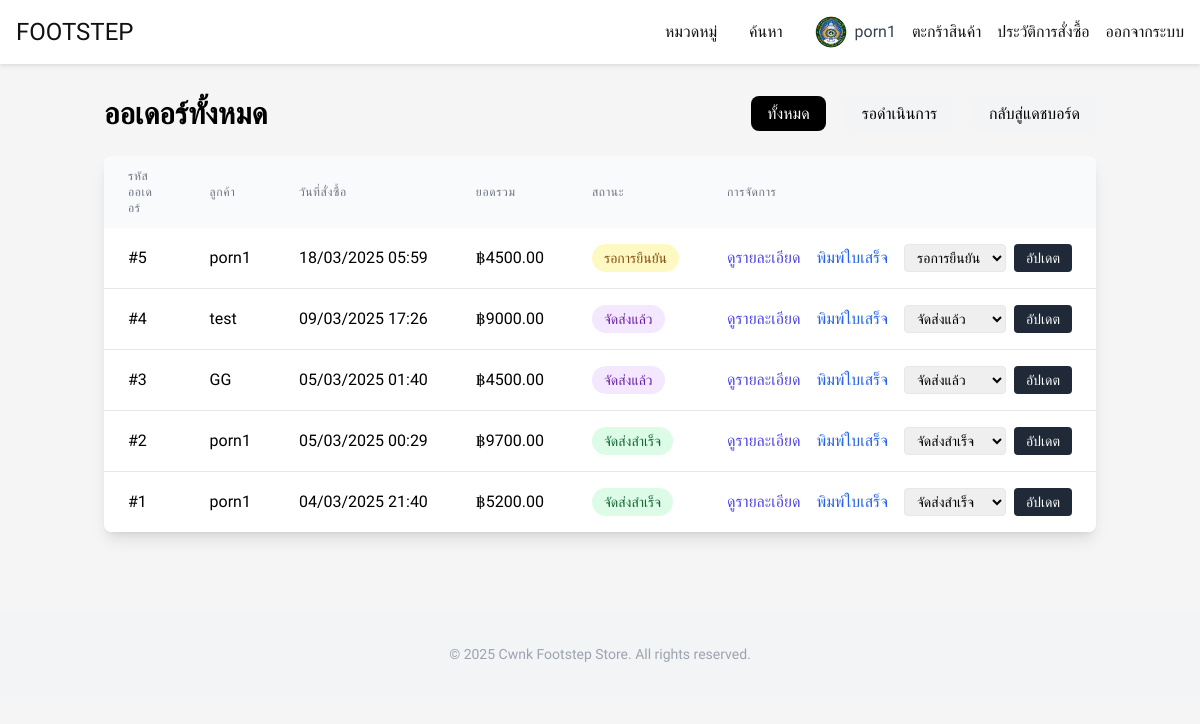
The app's page /admin/orders (signed in) with its own data.
### app.py (models this page shows)
class User(db.Model):
    id = db.Column(db.Integer, primary_key=True)
    username = db.Column(db.String(80), unique=True, nullable=False)
    email = db.Column(db.String(120), unique=True, nullable=False)
    password_hash = db.Column(db.String(128))
    profile_image = db.Column(db.String(200), default='https://cdn-icons-png.flaticon.com/512/1077/1077114.png')
    is_admin = db.Column(db.Boolean, default=False)
    orders = db.relationship('Order', backref='user', lazy=True)
    cart_items = db.relationship('CartItem', backref='user', lazy=True)

class Order(db.Model):
    id = db.Column(db.Integer, primary_key=True)
    user_id = db.Column(db.Integer, db.ForeignKey('user.id'), nullable=False)
    total_price = db.Column(db.Float, nullable=False)
    status = db.Column(db.String(20), default='pending')
    order_date = db.Column(db.DateTime, default=datetime.utcnow)
    shipping_address = db.Column(db.Text, nullable=False)
    payment_method = db.Column(db.String(50), nullable=False)
    order_items = db.relationship('OrderItem', backref='order', lazy=True)

### app.py (the view)
@app.route('/admin/orders')
@admin_required
def admin_orders():
    orders = Order.query.order_by(Order.order_date.desc()).all()
    return render_template('admin_orders.html', orders=orders)

### app.py (called while the page is built)
@app.context_processor
def inject_categories():
    try:
        main_categories = ShoeCategory.query.filter_by(parent_id=None).all()
        subcategories = ShoeCategory.query.filter(ShoeCategory.parent_id != None).all()
    except:
        main_categories = []
        subcategories = []
    return {
        'main_categories': main_categories,
        'subcategories': subcategories
    }

def admin_required(f):
    @wraps(f)
    def decorated_function(*args, **kwargs):
        if 'user_id' not in session:
            flash('กรุณาเข้าสู่ระบบ')
            return redirect(url_for('login'))
        user = User.query.get(session['user_id'])
        if not user or not user.is_admin:
            flash('คุณไม่มีสิทธิ์เข้าถึงหน้านี้')
            return redirect(url_for('index'))
        return f(*args, **kwargs)
    return decorated_function

### templates/admin_orders.html (shortened to what this page needs)
{% extends "base.html" %}
{% block content %}
<div class="container mx-auto px-4 py-8">
    <div class="flex justify-between items-center mb-6">
        <h1 class="text-3xl font-bold">
            {% if pending_only %}
            ออเดอร์ที่รอดำเนินการ
            {% else %}
            ออเดอร์ทั้งหมด
            {% endif %}
        </h1>
        <div class="space-x-4">
            <a href="{{ url_for('admin_orders') }}" class="px-4 py-2 rounded-lg {% if not pending_only %}bg-black text-white{% else %}bg-gray-100 text-black{% endif %}">ทั้งหมด</a>
            <a href="{{ url_for('admin_pending_orders') }}" class="px-4 py-2 rounded-lg {% if pending_only %}bg-black text-white{% else %}bg-gray-100 text-black{% endif %}">รอดำเนินการ</a>
            <a href="{{ url_for('admin_dashboard') }}" class="px-4 py-2 rounded-lg bg-gray-100 text-black">กลับสู่แดชบอร์ด</a>
        </div>
    </div>
    {% if orders %}
    <div class="bg-white rounded-lg shadow-lg overflow-hidden">
        <table class="min-w-full">
            <thead class="bg-gray-50">
                <tr>
                    <th class="px-6 py-3 text-left text-xs font-medium text-gray-500 uppercase tracking-wider">รหัสออเดอร์</th>
                    <th class="px-6 py-3 text-left text-xs font-medium text-gray-500 uppercase tracking-wider">ลูกค้า</th>
                    <th class="px-6 py-3 text-left text-xs font-medium text-gray-500 uppercase tracking-wider">วันที่สั่งซื้อ</th>
                    <th class="px-6 py-3 text-left text-xs font-medium text-gray-500 uppercase tracking-wider">ยอดรวม</th>
                    <th class="px-6 py-3 text-left text-xs font-medium text-gray-500 uppercase tracking-wider">สถานะ</th>
                    <th class="px-6 py-3 text-left text-xs font-medium text-gray-500 uppercase tracking-wider">การจัดการ</th>
                </tr>
            </thead>
            <tbody class="bg-white divide-y divide-gray-200">
                {% for order in orders %}
                <tr>
                    <td class="px-6 py-4 whitespace-nowrap">#{{ order.id }}</td>
                    <td class="px-6 py-4 whitespace-nowrap">{{ order.user.username }}</td>
                    <td class="px-6 py-4 whitespace-nowrap">{{ order.order_date.strftime('%d/%m/%Y %H:%M') }}</td>
                    <td class="px-6 py-4 whitespace-nowrap">฿{{ "%.2f"|format(order.total_price) }}</td>
                    <td class="px-6 py-4 whitespace-nowrap">
                        <span class="inline-block px-3 py-1 rounded-full text-sm
                            {% if order.status == 'pending' %}
                                bg-yellow-100 text-yellow-800
                            {% elif order.status == 'confirmed' %}
                                bg-blue-100 text-blue-800
                            {% elif order.status == 'shipped' %}
                                bg-purple-100 text-purple-800
                            {% elif order.status == 'delivered' %}
                                bg-green-100 text-green-800
                            {% endif %}
                        ">
                            {% if order.status == 'pending' %}
                                รอการยืนยัน
                            {% elif order.status == 'confirmed' %}
                                ยืนยันแล้ว
                            {% elif order.status == 'shipped' %}
                                จัดส่งแล้ว
                            {% elif order.status == 'delivered' %}
                                จัดส่งสำเร็จ
                            {% endif %}
                        </span>
                    </td>
                    <td class="px-6 py-4 whitespace-nowrap">
                        <div class="flex items-center space-x-4">
                            <a href="{{ url_for('order_detail', order_id=order.id) }}" class="text-indigo-600 hover:text-indigo-900">ดูรายละเอียด</a>
                            <a href="{{ url_for('generate_receipt', order_id=order.id) }}" class="text-blue-600 hover:text-blue-900">พิมพ์ใบเสร็จ</a>
                            <form action="{{ url_for('admin_update_order_status', id=order.id) }}" method="POST" class="inline-flex items-center">
                                <select name="status" class="border rounded px-2 py-1 text-sm mr-2">
                                    <option value="pending" {% if order.status == 'pending' %}selected{% endif %}>รอการยืนยัน</option>
                                    <option value="shipped" {% if order.status == 'shipped' %}selected{% endif %}>จัดส่งแล้ว</option>
                                    <option value="delivered" {% if order.status == 'delivered' %}selected{% endif %}>จัดส่งสำเร็จ</option>
                                </select>
                                <button type="submit" class="bg-gray-800 text-white px-3 py-1 rounded text-sm hover:bg-gray-700">อัปเดต</button>
                            </form>
                        </div>
                    </td>
                </tr>
                {% endfor %}
            </tbody>
        </table>
    </div>
    {% else %}
    <div class="bg-white rounded-lg shadow-lg p-8 text-center">
        <p class="text-gray-600 text-lg">ไม่พบออเดอร์</p>
    </div>
    {% endif %}
</div>
{% endblock %}

### templates/base.html (shortened to what this page needs)
<!DOCTYPE html>
<html lang="th">
<head>
    <script src="https://cdn.tailwindcss.com"></script>
</head>
<body>
    <nav class="footstep-nav fixed w-full z-50">
        <div class="max-w-7xl mx-auto px-4">
            <div class="flex justify-between h-16">
                <div class="flex items-center">
                    <a href="{{ url_for('index') }}" class="text-2xl font-bold">FOOTSTEP</a>
                </div>
                <div class="hidden md:flex items-center space-x-8">
                    <div class="relative group">
                        <a href="{{ url_for('search') }}" class="hover:text-gray-600">หมวดหมู่</a>
                    </div>
                    <a href="{{ url_for('search') }}" class="hover:text-gray-600">ค้นหา</a>
                    {% if 'user_id' in session %}
                        <div class="flex items-center space-x-4">
                            <a href="{{ url_for('profile') }}" class="flex items-center space-x-2 hover:text-gray-600">
                                <img src="{{ session['profile_image'] }}" alt="Profile" class="w-8 h-8 rounded-full">
                                <span class="text-gray-700">{{ session['username'] }}</span>
                            </a>
                            <a href="{{ url_for('cart') }}" class="hover:text-gray-600">ตะกร้าสินค้า</a>
                            <a href="{{ url_for('orders') }}" class="hover:text-gray-600">ประวัติการสั่งซื้อ</a>
                            <a href="{{ url_for('logout') }}" class="hover:text-gray-600">ออกจากระบบ</a>
                        </div>
                    {% else %}
                        <a href="{{ url_for('login') }}" class="hover:text-gray-600">เข้าสู่ระบบ</a>
                    {% endif %}
                </div>
            </div>
        </div>
    </nav>
    <div class="pt-16">
        {% block content %}{% endblock %}
    </div>
    <footer class="bg-gray-100 mt-12 py-8">
        <div class="max-w-7xl mx-auto px-4">
            <div class="text-center text-sm text-gray-400">
                © 2025 Cwnk Footstep Store. All rights reserved.
            </div>
        </div>
    </footer>
</body>
</html>

### templates/base.html (style rules this page uses)
body { font-family: 'Prompt', sans-serif; background-color: #f5f5f5; }
.footstep-nav { background-color: #ffffff; box-shadow: 0 2px 4px rgba(0,0,0,0.1); }
.footstep-nav a { color: #111111; font-weight: 500; }

### records on screen
User: username "porn1"
Order: id "5", user.username "porn1", order_date "18/03/2025 05:59", total_price "4500.00", shows "รอการยืนยัน", status "รอการยืนยัน"
Order: id "4", user.username "test", order_date "09/03/2025 17:26", total_price "9000.00", shows "จัดส่งแล้ว", status "จัดส่งแล้ว"
Order: id "3", user.username "GG", order_date "05/03/2025 01:40", total_price "4500.00", shows "จัดส่งแล้ว", status "จัดส่งแล้ว"
Order: id "2", user.username "porn1", order_date "05/03/2025 00:29", total_price "9700.00", shows "จัดส่งสำเร็จ", status "จัดส่งสำเร็จ"
Order: id "1", user.username "porn1", order_date "04/03/2025 21:40", total_price "5200.00", shows "จัดส่งสำเร็จ", status "จัดส่งสำเร็จ"
